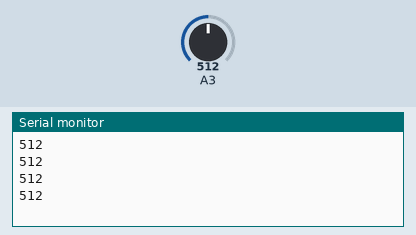
Recording of a sketch running on a simulated Arduino Uno, built with avr-gcc and run on an emulated ATmega328P. On the bench: the last lines printed to the serial monitor. The test bench sets the inputs (shaded band); at power-on: A3 = 512.

Above: at 1.2 s.
1.3 s: A3 set to 716
At 1.71 s:
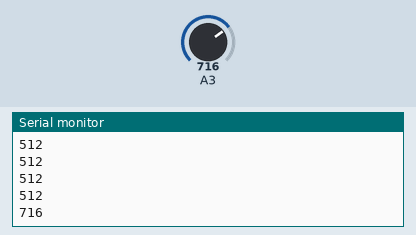
2.8 s: A3 set to 900
At 2.91 s:
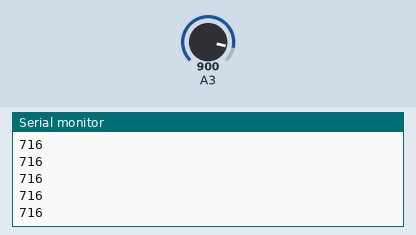
Timing chart, 0 to 5.8 s (numbered marks = the images above; inputs shaded):
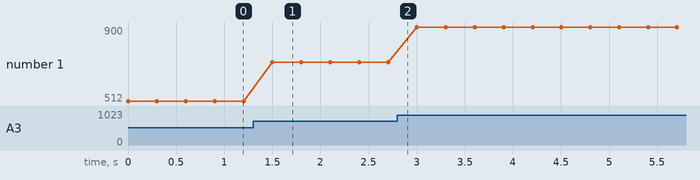

Measured:
- after the input at 1.3 s, the serial monitor: prints a new line after 0.20 s (image 1)
- plotted number 1: 512 → 716 after the input at 1.3 s, 716 → 900 after the input at 2.8 s

The sketch:

laser_emission.ino
```cpp
int val = 0;

void setup(){
  Serial.begin(9600);
}

void loop(){
  val = analogRead(3);
  Serial.println(val);
  delay(300);
}
```
